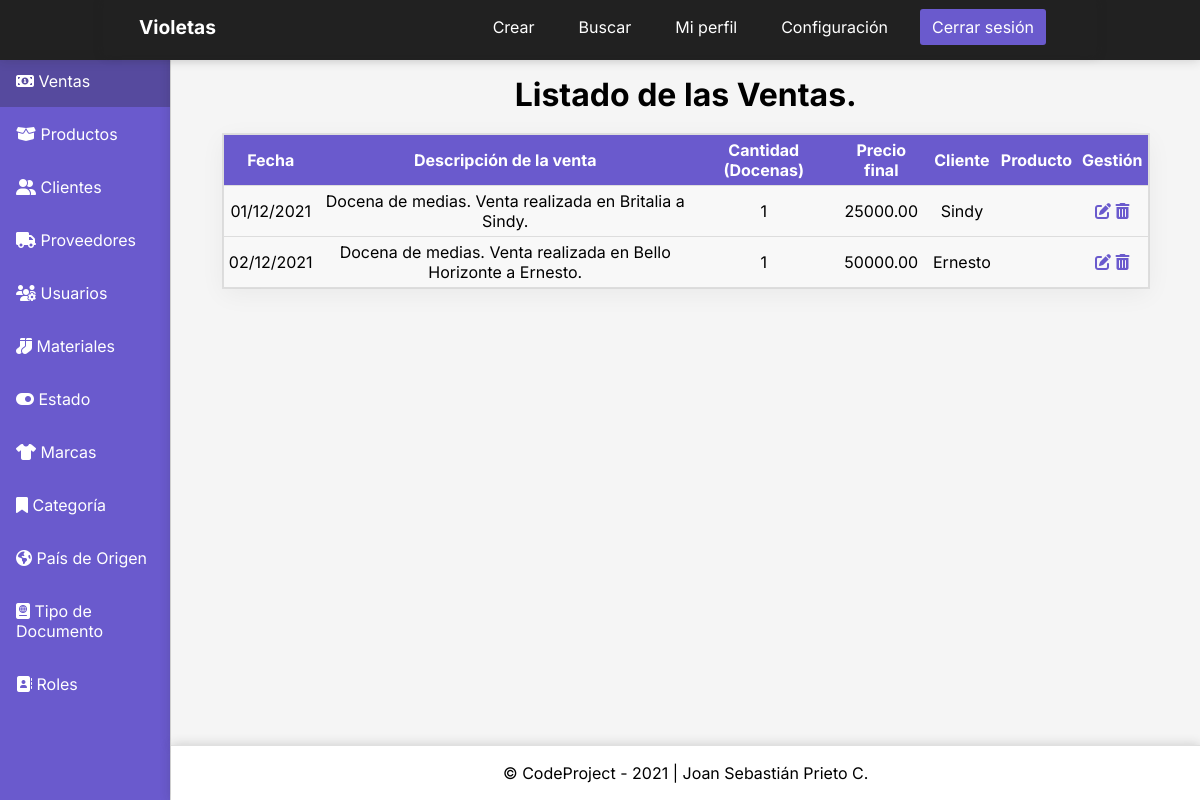
The app's page /dashboardventas, older data.
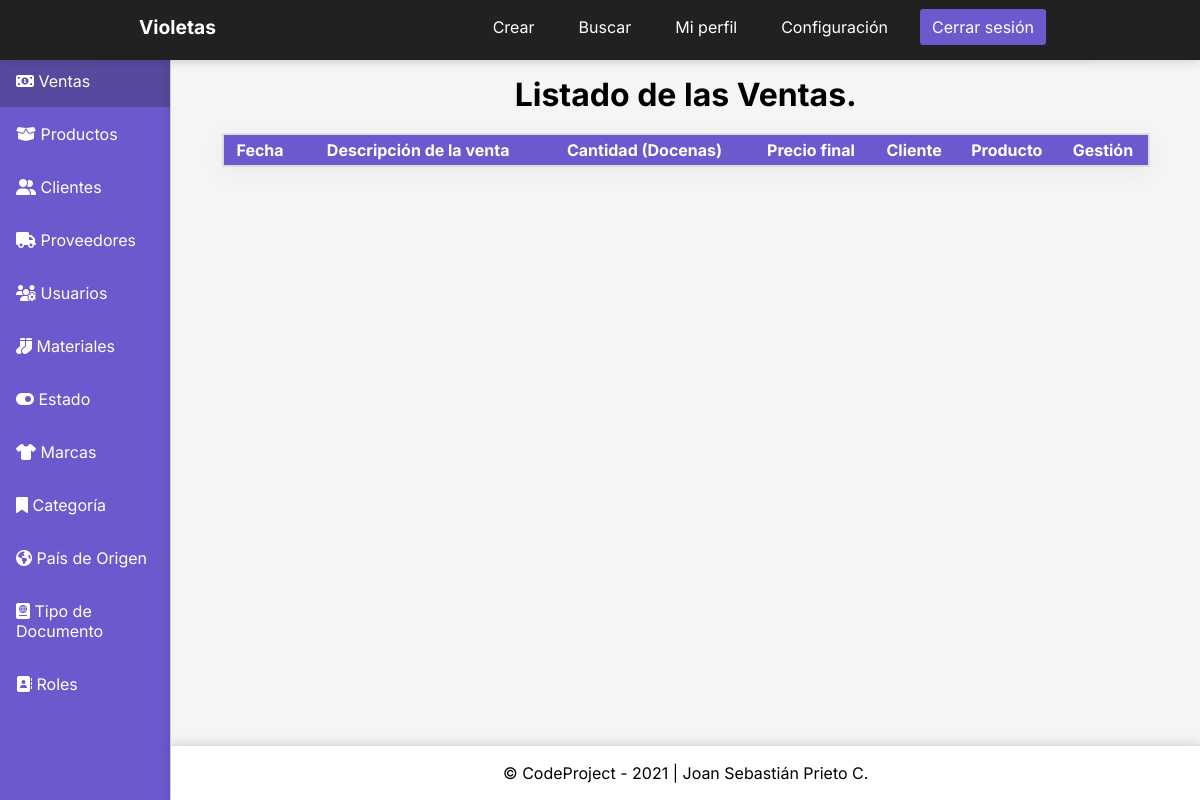
The same page, newer data.
### InventoryApp/models.py (models this page shows, shortened)
class Ventas(models.Model):
    Fecha = models.CharField('Fecha de la venta', max_length = 100)
    DescripcionVenta = models.CharField('Descripción de la venta', max_length = 100)
    Cantidad = models.PositiveIntegerField('Cantidad de productos vendidos')
    PrecioFinal = models.DecimalField('Precio final de la venta', max_digits = 10, decimal_places = 2)
    Clientes = models.ForeignKey(Clientes, on_delete=models.CASCADE, default='')
    class Meta:
        verbose_name = 'Venta'
        verbose_name_plural = 'Ventas'
        db_table = 'ventas'
        ordering = ['id']

class Clientes(models.Model):
    NombreCliente = models.CharField('Nombre del cliente', max_length = 100)
    ApellidoCliente = models.CharField('Apellido del cliente', max_length = 100)
    BarrioCliente = models.CharField('Barrio del cliente', max_length = 100)
    DireccionCliente = models.CharField('Dirección del cliente', max_length = 100)
    TelefonoCliente = models.CharField('Teléfono del cliente', max_length = 100)
    ProductosFrecuentes = models.CharField('Productos que frecuenta', max_length = 100)
    def __str__(self):
        return self.NombreCliente
    class Meta:
        verbose_name = 'Cliente'
        verbose_name_plural = 'Clientes'
        db_table = 'clientes'
        ordering = ['id']

### Project/views.py (the view)
# urls.py: path('dashboardventas', views.dashboardventas, name='dashventas'), # Registro creado
def dashboardventas(request):
    ventas = (Ventas.objects.all()) # Creo variable que traiga todos los datos de la tabla Ventas.
    return render(request, 'dashboardventas.html', {
        'ventas' : ventas # Con este código busco todos los datos de la tabla Ventas y los envío a la vista.
} )

### Templates/dashboardventas.html (shortened to what this page needs)
{% load static %}
<!DOCTYPE html>
<html lang="en">
<head>
    <link rel="stylesheet" href="{% static 'CSS/stylesdashboard.css' %}">
</head>
<body>
    <div class="container">
        <header class="header">
            <nav class="nav">
                <a href="#" class="logo nav-link">Violetas</a>
                <ul class="nav-menu">
                    <li class="nav-menu-item"><a href="{% url 'createventas' %}" class="nav-menu-link nav-link">Crear</a></li>
                    <li class="nav-menu-item"><a href="#" class="nav-menu-link nav-link">Buscar</a></li>
                    <li class="nav-menu-item"><a href="#" class="nav-menu-link nav-link">Mi perfil</a></li>
                    <li class="nav-menu-item"><a href="#" class="nav-menu-link nav-link">Configuración</a></li>
                    <li class="nav-menu-item"><a href="#" onclick="cerrarSesion()" class="nav-menu-link nav-link nav-link-sign-out">Cerrar sesión</a></li>
                </ul>
            </nav>
        </header>
        <div class="sidebar">
            <ul>
                <li><a href="{% url 'dashventas' %}" class="active">
                    <span class="icon"><i class="fas fa-money-bill-alt"></i></span>
                    <span class="title">Ventas</span>
                </a></li>
                <li><a href="{% url 'dashproductos' %}">
                    <span class="icon"><i class="fas fa-box-open"></i></span>
                    <span class="title">Productos</span>
                </a></li>
                <li><a href="{% url 'dashclientes' %}">
                    <span class="icon"><i class="fas fa-user-friends"></i></span>
                    <span class="title">Clientes</span>
                </a></li>
                <li><a href="{% url 'dashproveedores' %}">
                    <span class="icon"><i class="fas fa-truck"></i></span>
                    <span class="title">Proveedores</span>
                </a></li>
                <li><a href="{% url 'dashusuarios' %}">
                    <span class="icon"><i class="fas fa-users-cog"></i></span>
                    <span class="title">Usuarios</span>
                </a></li>
                <li><a href="{% url 'dashmateriales' %}">
                    <span class="icon"><i class="fas fa-socks"></i></span>
                    <span class="title">Materiales</span>
                </a></li>
                <li><a href="{% url 'dashestado' %}">
                    <span class="icon"><i class="fas fa-toggle-on"></i></span>
                    <span class="title">Estado</span>
                </a></li>
                <li><a href="{% url 'dashmarcas' %}">
                    <span class="icon"><i class="fas fa-tshirt"></i></span>
                    <span class="title">Marcas</span>
                </a></li>
                <li><a href="{% url 'dashcategoria' %}">
                    <span class="icon"><i class="fas fa-bookmark"></i></span>
                    <span class="title">Categoría</span>
                </a></li>
                <li><a href="{% url 'dashpais' %}">
                    <span class="icon"><i class="fas fa-globe-americas"></i></span>
                    <span class="title">País de Origen</span>
                </a></li>
                <li><a href="{% url 'dashtipodoc' %}">
                    <span class="icon"><i class="fas fa-passport"></i></span>
                    <span class="title">Tipo de Documento</span>
                </a></li>
                <li><a href="{% url 'dashroles' %}">
                    <span class="icon"><i class="fas fa-address-book"></i></span>
                    <span class="title">Roles</span>
                </a></li>
            </ul>
        </div>
        <main>
            <h1>Listado de las Ventas.</h1>
            <table class="table">
                <thead>
                    <tr>
                        <th>Fecha</th>
                        <th>Descripción de la venta</th>
                        <th>Cantidad (Docenas)</th>
                        <th>Precio final</th>
                        <th>Cliente</th>
                        <th>Producto</th>
                        <th>Gestión</th>
                    </tr>
                </thead>
                <tbody>
                    {% for ventas in ventas %}
                    <tr>
                        <td data-label="Fecha">{{ventas.Fecha}}</td>
                        <td data-label="Descripción de la venta">{{ventas.DescripcionVenta}}</td>
                        <td data-label="Cantidad (Docenas)">{{ventas.Cantidad}}</td>
                        <td data-label="Precio final">{{ventas.PrecioFinal}}</td>
                        <td data-label="Cliente">{{ventas.Clientes}}</td>
                        <td data-label="Producto">{{ventas.Productos}}</td>
                        <td data-label="Gestión">
                            <a href="{% url 'updateventas' ventas.id %}"><i class="fas fa-edit"></i></a>
                            <a href="#" onclick="eliminarVenta({{ ventas.id }})"><i class="fas fa-trash-alt"></i></a>
                        </td>
                    </tr>
                    {% endfor %}
                </tbody>
            </table>
        </main>
        <footer><span class="copyleft">&copy; CodeProject - 2021 | Joan Sebastián Prieto C.</span></footer>
      </div>
</body>
</html>

### Static/CSS/stylesdashboard.css (style rules this page uses)
* { padding: 0; margin: 0; box-sizing: border-box; }
body { font-family: "Inter", sans-serif; }
.header { background-color: #212121; height: 60px; position: fixed; width: 100%; top: 0; left: 0; box-shadow: 0 0 11px rgba(33,33,33,.2); }
.nav { display: flex; justify-content: space-between; max-width: 992px; margin: 0 auto; box-shadow: 0 0 11px rgba(33,33,33,.2); }
.nav-link { color: #fff; text-decoration: none; }
.logo { font-size: 1.2rem; font-weight: bold; padding: 0 35px; line-height: 55px; color: #fff; }
nav { color: #fff; grid-area: nav; }
.nav-menu { display: flex; margin-right: 40px; list-style: none; }
.nav-menu-item { font-size: 1rem; margin: 0 10px; line-height: 55px; width: max-content; }
.nav-menu-link { padding: 8px 12px; border-radius: 3px; }
.nav-link-sign-out { color: #fff; background-color: #6a5acd; }
.container { display: grid; height: 100vh; grid-template-columns: 0.5fr 1fr 1fr 1fr; grid-template-rows: 0.2fr 1.5fr 1fr 0.2fr; grid-template-areas: "nav nav nav nav" "sidebar main main main" "sidebar main main main" "sidebar footer footer footer"; font-size: 1em; color: #000; }
main { background: #F5F5F5; grid-area: main; display: table; box-shadow: 0 0 11px rgba(33,33,33,.2); }
main h1 { font-size: 2rem; font-weight: bold; margin-top: 20px; text-align: center; }
.sidebar { background-color: #6a5acd; grid-area: sidebar; border-right: 1px solid #e0e0e0; overflow-y: auto; box-shadow: 0 0 11px rgba(33,33,33,.2); }
.sidebar ul li a:hover, .active { color: #fff; background-color: #21212146; transition: 0.5s; border: none; }
.sidebar ul li a { display: block; padding: 16px; margin-bottom: 1px; text-decoration: none; color: #fff; }
footer { background: #fff; grid-area: footer; border-top: 1px solid #e0e0e0; box-shadow: 0 0 11px rgba(33,33,33,.2); display: flex; align-items: center; justify-content: center; }
.table { width: 90%; margin: 0 auto; margin-top: 20px; border: 1px solid #ccc; border-collapse: collapse; padding: 0; box-shadow: rgba(0, 0, 0, 0.05) 0px 6px 24px 0px, rgba(0, 0, 0, 0.08) 0px 0px 0px 1px; }
.table tr { background-color: #f8f8f8; border: 1px solid #ddd; }
.table th, .table td { font-size: 1rem; padding: 5px; text-align: center; }
.table thead th { background-color: #6a5acd; color: #fff; }

Row changes from the older to the newer data that the page shows:
removed Ventas: Fecha "01/12/2021", DescripcionVenta "Docena de medias. Venta realizada en Britalia a Sindy.", Cantidad "1", PrecioFinal "25000.00", Clientes "Sindy"
removed Ventas: Fecha "02/12/2021", DescripcionVenta "Docena de medias. Venta realizada en Bello Horizonte a Ernesto.", Cantidad "1", PrecioFinal "50000.00", Clientes "Ernesto"
